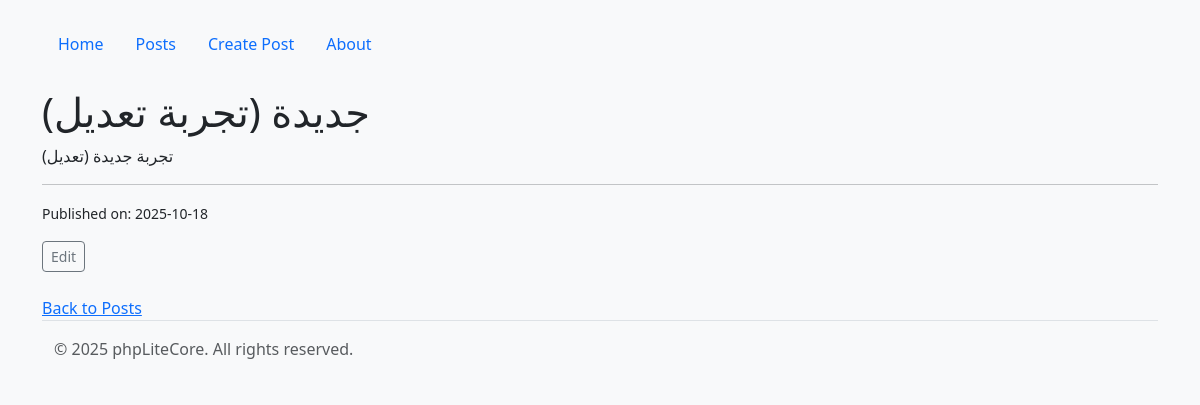
Page /posts/104 on the committed database.
### tables this page shows
CREATE TABLE `posts` (
  `id` int UNSIGNED NOT NULL,
  `user_id` int UNSIGNED NOT NULL,
  `title` varchar(255) NOT NULL,
  `body` text NOT NULL,
  `created_at` timestamp NOT NULL DEFAULT CURRENT_TIMESTAMP,
  `updated_at` timestamp NOT NULL DEFAULT CURRENT_TIMESTAMP ON UPDATE CURRENT_TIMESTAMP
);

### src/View/View.php (called while the page is built, shortened)
<?php
class View
{
    protected string $path;
    public function __construct(string $view, array $data = [], string $theme = 'default')
    {
        $pathSegments = [
            PHPLITECORE_ROOT,
            'views',
            'themes',
            $theme,
            str_replace('.', DIRECTORY_SEPARATOR, $view) . '.php'
        ];
        $this->path = implode(DIRECTORY_SEPARATOR, $pathSegments);
    }
    public function render(): string
    {
        require $this->path;
        return ob_get_clean();
    }
}

### src/View/Layout.php (called while the page is built, shortened)
<?php
class Layout extends View
{
    public function render(): string
    {
        $content = parent::render();
        return ob_get_clean();
    }
    public static function create(string $layout, string $view, array $data = []): string
    {
        return (new self($layout, $view, $data))->render();
    }
}

### app/Controllers/PostController.php (called while the page is built, shortened)
<?php
class PostController extends BaseController
{
    public function show(int|string $id): void
    {
        $decodedId = urldecode($id);
        $post = Post::find($decodedId);
        $publishedOnText = $this->app->translator->get('messages.posts.published_on');
        $backLinkText = $this->app->translator->get('messages.posts.back_link');
        $editButtonText = $this->app->translator->get('messages.posts.edit_button');
        $this->view('post', [
            'pageTitle'       => $post->title,
            'post'            => $post,
            'publishedOnText' => $publishedOnText,
            'backLinkText'    => $backLinkText,
            'editButtonText'  => $editButtonText,
        ]);
    }
}

### index.php (called while the page is built, shortened)
<?php
$app = require_once PHPLITECORE_ROOT . 'init.php';
$app->router->dispatch($app);

### src/Bootstrap/Application.php (called while the page is built, shortened)
<?php
class Application
{
    private function registerCoreServices(): void
    {
        $this->translator = new Translator(LANG);
        $dbConfig = [
            'host'     => $_ENV['MYSQL_DB_HOST'] ?? 'localhost',
            'port'     => (int) ($_ENV['MYSQL_DB_PORT'] ?? 3306),
            'database' => $_ENV['MYSQL_DB_NAME'],
            'username' => $_ENV['MYSQL_DB_USER'],
            'password' => $_ENV['MYSQL_DB_PASS'],
            'charset'  => $_ENV['MYSQL_DB_CHAR'] ?? 'utf8mb4',
        ];
        $this->db = new Database($dbConfig);
    }
}

### src/Database/Database.php (called while the page is built, shortened)
<?php
class Database
{
    protected PDO $pdo;
    protected GrammarInterface $grammar;
    public function __construct(array $config)
    {
        $dsn = sprintf(
            'mysql:host=%s;port=%d;dbname=%s;charset=%s',
            $config['host'],
            $config['port'],
            $config['database'],
            $config['charset']
        );
        $this->pdo = new PDO(
            $dsn,
            $config['username'],
            $config['password'],
            [PDO::ATTR_ERRMODE => PDO::ERRMODE_EXCEPTION]
        );
        $this->grammar = new MySqlGrammar();
    }
    public function queryBuilder(): BaseQueryBuilder
    {
        return new BaseQueryBuilder($this->pdo, $this->grammar, $this);
    }
}

### src/Database/Model/BaseModel.php (called while the page is built, shortened)
<?php
abstract class BaseModel
{
    protected static Application $app;
    protected string $table;
    public static function setApp(Application $app): void
    {
        static::$app = $app;
    }
    public static function find(int|string $id): ?static
    {
        return static::query()->where('id', '=', $id)->first();
    }
    protected function setTable(): void
    {
        if (empty($this->table)) {
            $className = substr(strrchr(static::class, "\\"), 1);
            $tableName = strtolower(preg_replace('/(?<!^)[A-Z]/', '_$0', $className)) . 's';
            $this->table = $tableName;
        }
    }
    public static function query(): BaseQueryBuilder
    {
        return static::$app->db->queryBuilder()
            ->from((new static())->table)
            ->setModel(static::class);
    }
}

### src/Database/QueryBuilder/BaseQueryBuilder.php (called while the page is built, shortened)
<?php
class BaseQueryBuilder implements QueryBuilderInterface
{
    protected GrammarInterface $grammar;
    protected string $type = 'select';
    protected ?array $aggregate = null;
    public function __construct(PDO $pdo, GrammarInterface $grammar, Database $db)
    {
        $this->grammar = $grammar;
    }
    public function from(string $table, ?string $alias = null): static
    {
        return $this;
    }
    public function limit(int $limit): static
    {
        $this->limit = $limit;
        return $this;
    }
    public function getAggregate(): ?array
    {
        return $this->aggregate;
    }
    public function toSql(): string
    {
        return match ($this->type) {
            'select' => $this->grammar->compileSelect($this),
            'insert' => $this->grammar->compileInsert($this),
            'update' => $this->grammar->compileUpdate($this),
            'delete' => $this->grammar->compileDelete($this),
            default  => throw new \LogicException("Invalid query type [{$this->type}]"),
        };
    }
}

### src/Database/QueryBuilder/Traits/QueryBuilderGetTraits.php (called while the page is built, shortened)
<?php
trait QueryBuilderGetTraits
{
    protected ?string $modelClass = null;
    public function setModel(string $class): static
    {
        $this->modelClass = $class;
        return $this;
    }
    public function first(): ?object
    {
        $results = (clone $this)->limit(1)->runQuery();
        return $this->modelClass ? new $this->modelClass($results[0]) : (object)$results[0];
    }
    protected function runQuery(): array
    {
        $sql = $this->toSql();
        $bindings = $this->getWhereBindings();
        $stmt = $this->pdo->prepare($sql);
        $stmt->execute($bindings);
        return $stmt->fetchAll(\PDO::FETCH_ASSOC);
    }
    public function getWhereBindings(): array
    {
        return $this->collectBindingsFromWheres($this->wheres);
    }
    private function collectBindingsFromWheres(array $wheres): array
    {
        $bindings = [];
        foreach ($wheres as $where) {
            if ($where['type'] === 'Nested') {
                $bindings = array_merge($bindings, $this->collectBindingsFromWheres($where['wheres']));
            } elseif (isset($where['values'])) {
                $bindings = array_merge($bindings, $where['values']);
            } elseif (array_key_exists('value', $where)) {
                $bindings[] = $where['value'];
            }
        }
        return $bindings;
    }
    public function getColumns(): array { return $this->columns; }
    public function getTable(): string { return $this->table ?? ''; }
    public function getAlias(): ?string { return $this->alias; }
    public function getWheres(): array { return $this->wheres; }
    public function getJoins(): array { return $this->joins; }
    public function getGroups(): array { return $this->groups; }
    public function getOrders(): array { return $this->orders; }
    public function getLimit(): ?int { return $this->limit; }
    public function getOffset(): ?int { return $this->offset; }
}

### src/Database/QueryBuilder/Traits/QueryBuilderWhereTraits.php (called while the page is built, shortened)
<?php
trait QueryBuilderWhereTraits
{
    public function where(callable|string|array $column, string|array|null $operator = null, mixed $value = null, string $boolean = 'AND'): static
    {
        return $this;
    }
}

### src/Database/Grammar/MySqlGrammar.php (called while the page is built, shortened)
<?php
class MySqlGrammar implements GrammarInterface
{
    protected string $opening = '`';
    protected string $closing = '`';
    public function compileSelect(BaseQueryBuilder $builder): string
    {
        $columns = empty($builder->getColumns()) ? ['*'] : $builder->getColumns();
        $columns = array_map([$this, 'wrapIdentifier'], $columns);
        $sql = 'SELECT ' . implode(', ', $columns)
            . ' FROM ' . $this->wrapIdentifier($builder->getTable());
        if ($wheres = $builder->getWheres()) {
            $sql .= ' WHERE ' . $this->compileWheres($wheres);
        }
        if (null !== $limit = $builder->getLimit()) {
            $sql .= ' LIMIT ' . $limit;
        }
        return $sql;
    }
    public function wrapIdentifier(string $identifier): string
    {
        $clean = str_replace([$this->opening, $this->closing], '', $identifier);
        if (str_contains($clean, '(') || str_contains($clean, '*')) {
            return $identifier;
        }
        $alias = '';
        $segments = explode('.', trim($clean));
        $wrapped  = $this->opening
            . implode($this->closing . '.' . $this->opening, $segments)
            . $this->closing;
        return $wrapped . $alias;
    }
    protected function compileWheres(array $wheres): string
    {
        $clauses = [];
        foreach ($wheres as $index => $where) {
            $boolean = $where['boolean'] ?? 'AND';
            $prefix  = $index === 0 ? '' : " {$boolean} ";
            switch ($where['type']) {
                case 'Basic':
                    $clauses[] = $prefix . $this->wrapIdentifier($where['column']) . ' ' . $where['operator'] . ' ?';
                    break;
            }
        }
        return implode('', $clauses);
    }
}

### src/Lang/Translator.php (called while the page is built, shortened)
<?php
class Translator
{
    protected string $locale;
    protected string $langPath;
    protected array $messages = [];
    public function __construct(string $locale = 'en', string $customLangPath = null)
    {
        $this->locale = $locale;
        $this->langPath = $customLangPath
            ?? PHPLITECORE_ROOT . 'resources' . DIRECTORY_SEPARATOR . 'lang';
    }
    protected function loadMessagesFromFile(string $filename): void
    {
        $file = $this->langPath . DIRECTORY_SEPARATOR . $this->locale . DIRECTORY_SEPARATOR . $filename . '.php';
        if (is_file($file)) {
            $this->messages[$filename] = require $file;
            return;
        }
        $this->messages[$filename] = [];
    }
    public function get(string $key, array $replace = [], ?string $default = null): string
    {
        [$file, $messageKey] = explode('.', $key, 2);
        $message = $this->findByDotNotation($this->messages[$file] ?? [], $messageKey);
        return (string) $message;
    }
    protected function findByDotNotation(array $messagesArray, string $key): mixed
    {
        $current = $messagesArray;
        $keys = explode('.', $key);
        foreach ($keys as $segment) {
            $current = $current[$segment];
        }
        return $current;
    }
}

### views/themes/default/post.php (the view)
<article>
    <h1><?= htmlspecialchars($post->title) ?></h1>
    <p><?= nl2br(htmlspecialchars($post->body)) ?></p>
    <hr>
    <small><?= htmlspecialchars($publishedOnText) ?> <?= date('Y-m-d', strtotime($post->created_at)) ?></small>
    <div class="mt-3">
        <a href="/posts/<?= htmlspecialchars($post->id) ?>/edit" class="btn btn-sm btn-outline-secondary">
            <?= htmlspecialchars($editButtonText ?? 'Edit') ?> </a>
    </div>
</article>
<a href="/posts" class="mt-4 d-inline-block"><?= htmlspecialchars($backLinkText) ?></a>

### src/Routing/Router.php (shortened to what this page needs)
<?php
class Router
{
    protected array $routes = [];
    public function dispatch(Application $app): void
    {
        $requestMethod = $_SERVER['REQUEST_METHOD'] ?? 'GET';
        $requestUri = parse_url($_SERVER['REQUEST_URI'], PHP_URL_PATH);
        foreach ($this->routes as $route) {
            if ($route['method'] !== $requestMethod) {
                continue;
            }
            if (preg_match($route['regex'], $requestUri, $matches)) {
                array_shift($matches);
                $params = !empty($route['params']) ? array_combine($route['params'], $matches) : [];
                $this->callAction($app, $route['action'][0], $route['action'][1], $params);
                return;
            }
        }
    }
    protected function addRoute(string $method, string $uri, array $action): void
    {
        $params = [];
        preg_match_all('/\{([a-zA-Z][a-zA-Z0-9_]*)\}/', $uri, $paramMatches);
        if (!empty($paramMatches[1])) {
            $params = $paramMatches[1];
        }
        $regex = preg_replace('/\{[a-zA-Z][a-zA-Z0-9_]*\}/', '([^/]+)', $uri);
        $regex = '#^' . $regex . '$#';
        $this->routes[] = [
            'method' => strtoupper($method),
            'uri'    => $uri,
            'action' => $action,
            'regex'  => $regex,
            'params' => $params,
        ];
    }
    protected function callAction(Application $app, string $controller, string $method, array $params = []): void
    {
        $controllerInstance = new $fullControllerName($app);
        call_user_func_array([$controllerInstance, $method], $params);
    }
}

### rows in the picture
posts: title "جديدة (تجربة تعديل)", body "تجربة جديدة (تعديل)", created_at "2025-10-18"
